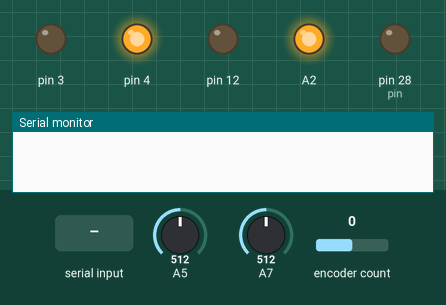
This program was run on a simulated Teensy 3. Parts: output pins drawn as LEDs (lit = HIGH), the last lines printed to the serial monitor. The test bench sets the inputs (shaded band); at power-on: A7 = 512, A5 = 512, encoder count 0.

Above: at 1.2 s.
1.3 s: A7 set to 347
2.8 s: A7 set to 329
4.3 s: A7 set to 306
At 5.5 s:
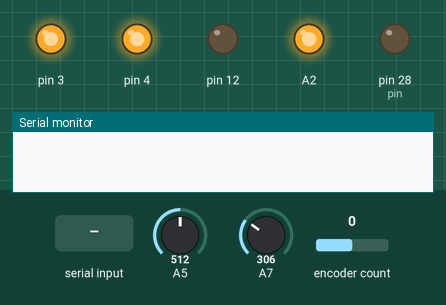
5.8 s: "hi0\n" received over Serial
At 6.2 s:
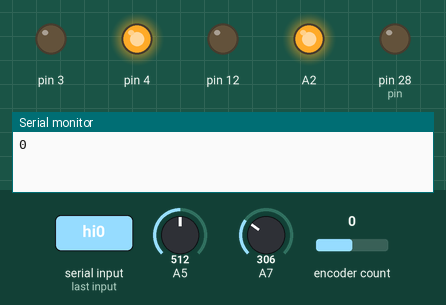
Timing chart, 0 to 8.3 s (numbered marks = the images above; inputs shaded):
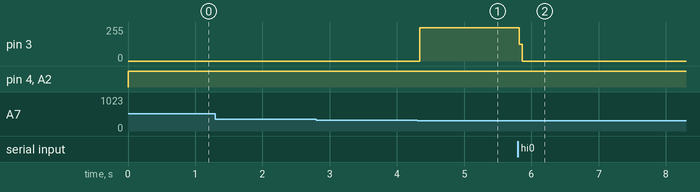

Measured:
- after the input at 1.3 s, every drawn part: stays the same
- after the input at 5.8 s, pin 3: 250/255 → 0/255 at once

The program:

main.cpp
```cpp
// (licence header left out)
// This example checks the state of the rotary encoder in the loop() function.
// The current position is printed on output when changed.

// Hardware setup:
// Attach a rotary encoder with output pins to A2 and A3.
// The common contact should be attached to ground.

#include <Wire.h>
#include <cmath>
#include <RotaryEncoder.h>
#include "Throttle.h"

#define PIN_IN1 1
#define PIN_IN2 0
#define deadzone 0
#define Rightoffset 30

int previoussteeringDifRight = 0;
int previoussteeringDifLeft = 0;

int steeringDifRight = 0;
int steeringDifLeft = 0;

// teensy analog voltage testing for throttle
unsigned int count = 0;
Throttle throttle(0.00001, 0.01);

// dir indicates direction of actuator movement
void WriteToLinearRight(int dir, int pwm)
{
    pwm = pwm * 50;
    // if(pwm < 130){
    //   pwm = 0;
    // }
    // if(dir < 4){
    //   dir = 0;
    // }

    analogWrite(3, min(255, dir * 30)); // direction of actuator movement
    analogWrite(4, min(255, pwm));      // speed of movement
    // pins are 3 and 4
}

void WriteToLinearLeft(int dir, int pwm)
{
    pwm = pwm * 50;
    // if(pwm < 130){
    //   pwm = 0;
    // }
    // if(dir < 4){
    //   dir = 0;
    // }

    analogWrite(12, min(255, dir * 30));
    analogWrite(16, min(255, pwm));
    // pins are 3 and 4
}

// Setup a RotaryEncoder with 2 steps per latch for the 2 signal input pins:
RotaryEncoder encoder(PIN_IN1, PIN_IN2, RotaryEncoder::LatchMode::TWO03);

void setup()
{
    Serial.begin(9600); // setup()
    Serial2.begin(9600);
}

// Read the current position of the encoder and print out when changed.
void loop()
{
    static int throttleVal, throttleVolts;
    static int pos = 0;
    encoder.tick();
    throttle.update();

    // int newPos = encoder.getPosition();
    // if (pos != newPos)
    // {

    //     // Serial.println(newPos);
    //     pos = newPos;
    // }

    // READ FROM PICO HERE

    if (Serial.available())
    {
        // Serial.println(Serial2.readStringUntil('\n'));
        int in = Serial.readStringUntil('\n').toInt();

        pos = in / 1000;               // get first 3 digits
        throttleVal = in - pos * 1000; // get last 3 digits
        pos -= 150;

        Serial.println(throttleVal);

        // throttleVolts = doubleMap(throttleVal, 0, 300, 0.1, 4.2);
        if (throttleVal < 25)
        {
            throttleVolts = 0.5;
        }
        else if (throttleVal < 50)
        {
            throttleVolts = 1;
        }
        else if (throttleVal < 75)
        {
            throttleVolts = 1.5;
        }
        else if (throttleVal < 100)
        {
            throttleVolts = 2;
        }
        else if (throttleVal < 125)
        {
            throttleVolts = 2.5;
        }
        else
        {
            throttleVolts = 0.1;
        }
        throttle.setVolts(throttleVolts);
    }

    // throttle.setVolts(throttleVolts);
    analogWrite(A14, throttle.getVal());

    // Serial.println(throttle.getVal());

    // Serial.println(String(pos) + ", " + String(throttleVal));

    // MANUAL THROTTLE CONTROL

    // if (count == 1000)
    // {
    //     // Serial.println("hi0");
    //     count = 0;
    //     if (throttle.getVolts() < 1.5)
    //     {
    //         Serial.println("hi1");
    //         throttle.setVolts(3);
    //     }
    //     else
    //     {
    //         Serial.println("hi2");
    //         throttle.setVolts(1);
    //     }
    // }

    // throttleVolts = doubleMap(throttleVal, 0, 300, 0.1, 3.3);

    // Serial.println(throttle.getVal());

    // Serial.println(String(pos) + ", " + String(throttle));
    //  correct so that 0 is no steering

    // if (Serial2 > 0)
    // {
    //     int incomingCommand =

    //     Serial.print("Serial received: ");
    //     Serial.println(incomingCommand);

    //     // int steering = round(incomingCommand / 1000); // get first three digits

    //     // pos = steering - 150; // convert 0-300 to -150-150
    // }

    pos = min(pos, 150);
    pos = max(-150, pos);

    int LinearActuatorRight = analogRead(A7); // current position of actuators
    int LinearActuatorLeft = analogRead(A5);

    steeringDifRight = LinearActuatorRight - 2 * pos - 354 + Rightoffset;             // get difference between current position and desired of actuators
    steeringDifRight = (previoussteeringDifRight * 1.5 + steeringDifRight * 0.5) / 2; // rolling average with previous positions

    steeringDifLeft = LinearActuatorLeft + 2 * pos - 354;
    steeringDifLeft = (previoussteeringDifLeft * 1.5 + steeringDifLeft * 0.5) / 2;

    // Serial.println("Linear acuatorRight: " + String(LinearActuatorRight) + " Steering DifRight: " + String(steeringDifRight) + " LinearActuatorRight - steeringDifRight: " + String(LinearActuatorRight - steeringDifRight));

    WriteToLinearRight(0, 100); // 0 is back, 255 is out
    if (LinearActuatorRight - steeringDifRight > 50 && LinearActuatorRight - steeringDifRight < 620)
    {
        if (steeringDifRight > 0)
        {
            if (steeringDifRight < deadzone)
                steeringDifRight = 0;
            WriteToLinearRight(0, steeringDifRight);
        }
        else
        {
            if (steeringDifRight > -deadzone)
                steeringDifRight = 0;
            WriteToLinearRight(255, -steeringDifRight);
        }
    }

    if (LinearActuatorLeft - steeringDifLeft > 240 && LinearActuatorLeft - steeringDifLeft < 480)
    {
        if (steeringDifLeft > 0)
        {
            if (steeringDifLeft < deadzone)
                steeringDifLeft = 0;
            WriteToLinearLeft(0, steeringDifLeft);
        }
        else
        {
            if (steeringDifLeft > -deadzone)
                steeringDifLeft = 0;
            // WriteToLinearLeft(255, -steeringDifLeft);
        }
    }

    previoussteeringDifRight = steeringDifRight;
    previoussteeringDifLeft = steeringDifLeft;

    count++;
}

// The End
```

Throttle.h
```cpp
#pragma once
#include "Arduino.h"

class Throttle
{

    unsigned static const int pin = A14;

    double k;             // fraction of error that is added to throttle each update step
    double maxChange;     // maximum voltage change in one update step
    double thisVolts = 0; // current voltage
    double setPoint;      // desired voltage output
    double maxVolts = 3.3;

    uint8_t thisValue; // current value written to analog

public:
    Throttle(double k, double maxChange);
    double getVolts() { return thisVolts; }
    double getSetPoint() { return setPoint; }
    void setVolts(double val);
    uint8_t getVal();

    String toString();

    void update();
};

double doubleMap(double x, double in_min, double in_max, double out_min, double out_max);
```

Throttle.cpp
```cpp
#include "Throttle.h"

Throttle::Throttle(double k, double maxChange)
{
    this->k = k;
    this->maxChange = maxChange;
}

// set setPoint to val but restrict to 0-maxVolts
void Throttle::setVolts(double val)
{
    if (val >= maxVolts)
    {
        setPoint = maxVolts;
    }
    else if (val <= 0)
    {
        setPoint = 0;
    }
    else
    {
        setPoint = val;
    }
}

void Throttle::update()
{
    double diff = setPoint - thisVolts;
    double change = diff * k;

    if (abs(diff) < maxChange)
    {
        thisVolts = setPoint;
        return;
    }

    if (change > maxChange)
    {
        thisVolts += maxChange;
    }
    else if (change < -maxChange)
    {
        thisVolts -= maxChange;
    }
    else
    {
        thisVolts += change;
    }
}

uint8_t Throttle::getVal()
{
    return doubleMap(thisVolts, 0, 3.3, 0, 255);
}

double doubleMap(double x, double in_min, double in_max, double out_min, double out_max)
{
    return (x - in_min) * (out_max - out_min) / (in_max - in_min) + out_min;
}

String Throttle::toString()
{
    return String(setPoint) + ", " + String(thisVolts) + ", " + String(getVal());
}
```
